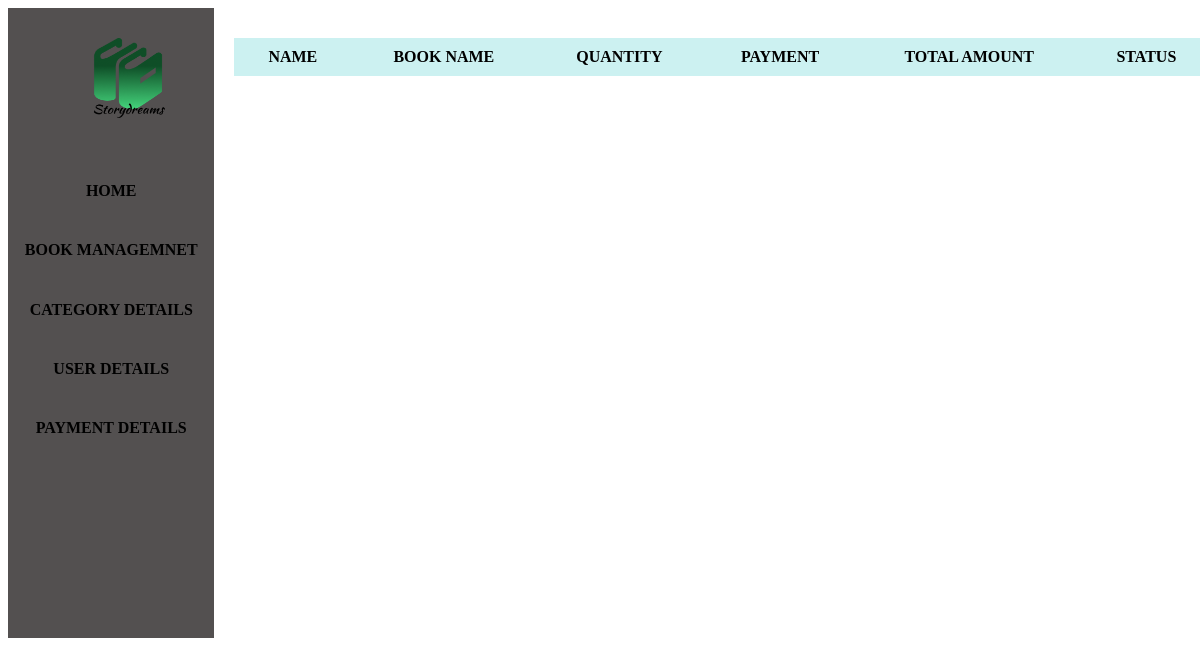
The app's page /booking_list, older data.
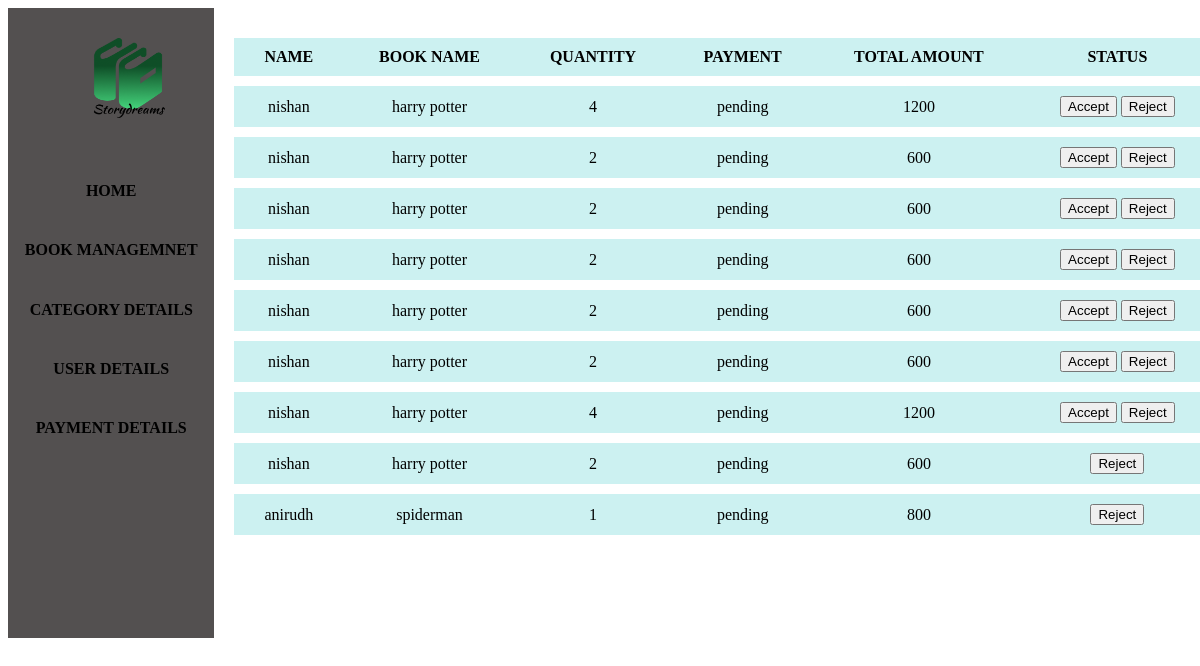
The same page, newer data.
### myapp/models.py (models this page shows)
class booking(models.Model):
    user_id=models.ForeignKey(CustomUser,on_delete=models.CASCADE)
    book_id=models.ForeignKey(book,on_delete=models.CASCADE)
    quantity=models.IntegerField()
    status=models.CharField(max_length=100,null=True,blank=True,default='pending')
    payment=models.CharField(max_length=100,null=True,blank=True,default='pending')
    total_amount=models.IntegerField()

class CustomUser(AbstractUser):
    phone_number=models.IntegerField(null=True,blank=True)
    def __str__(self):
        return self.username

class book(models.Model):
    name=models.CharField(max_length=100)
    quantity=models.IntegerField()
    category=models.ForeignKey(category,on_delete=models.CASCADE)
    publisher=models.CharField(max_length=100)
    published_date=models.DateField()
    price=models.IntegerField(null=True)
    auther=models.CharField(max_length=100,null=True)
    image=models.FileField()
    def __str__(self):
        return self.name

### myapp/views.py (the view)
# urls.py: path('booking_list',views.booking_list,name='booking_list'),
def booking_list(request):
    data=booking.objects.all()
    return render(request,"booking_list.html",{'datas':data})

### templates/booking_list.html (shortened to what this page needs)
<!DOCTYPE html>
<html lang="en">
<head>
    {% load static %}
</head>
<body>
    <div class="container">
        <div class="main">
            <img src="{% static 'image1/storydreamicon.png' %}" alt="storydreamicon">
            <a href="{% url 'adminhome' %}"><h4 style="margin-top: 50px;">HOME</h4></a>
            <a href="{% url 'bookdetails' %}"><h4>BOOK MANAGEMNET</h4></a>
            <a href="{% url 'categorydetail' %}"><h4>CATEGORY DETAILS</h4></a>
            <a href="{% url 'userdetail' %}"><h4>USER DETAILS</h4></a>
            <a href="{% url 'booking_list' %}"><h4>PAYMENT DETAILS</h4></a>
        </div>
    <div class="sub">
    <table border="2">
    <tr>
        <th>NAME</th>
        <th>BOOK NAME</th>
        <th>QUANTITY</th>
        <th>PAYMENT</th>
        <th>TOTAL AMOUNT</th>
        <th>STATUS</th>
    </tr>
    {% for i in datas %}
    <tr>
        <td>{{i.user_id}}</td>
        <td>{{i.book_id}}</td>
        <td>{{i.quantity}}</td>
        <td>{{i.payment}}</td>
        <td>{{i.total_amount}}</td>
        <td>
            <form action="{% url 'statusing' id=i.id %}" method="post">
            {% if i.status == 'pending' %}
            <input type="submit" value="Accept" name="status">
            <input type="submit" value="Reject" name="status" >
            {% elif i.status == 'Accept' %}
            <input type="submit" value="Reject" name="status">
            {% elif i.status == 'Reject' %}
            <input type="submit" value="Accept" name="status">
            {% endif %}
            </form>
        </td>
    </tr>
    {% endfor %}
    </table>
    </div>
    </div>
</body>
</html>

Row changes from the older to the newer data that the page shows:
added booking: user_id "nishan", book_id "harry potter", quantity "4", payment "pending", total_amount "1200"
added booking: user_id "nishan", book_id "harry potter", quantity "2", payment "pending", total_amount "600"
added booking: user_id "nishan", book_id "harry potter", quantity "2", payment "pending", total_amount "600"
added booking: user_id "nishan", book_id "harry potter", quantity "2", payment "pending", total_amount "600"
added booking: user_id "nishan", book_id "harry potter", quantity "2", payment "pending", total_amount "600"
added booking: user_id "nishan", book_id "harry potter", quantity "2", payment "pending", total_amount "600"
added booking: user_id "nishan", book_id "harry potter", quantity "4", payment "pending", total_amount "1200"
added booking: user_id "nishan", book_id "harry potter", quantity "2", payment "pending", total_amount "600"
added booking: user_id "anirudh", book_id "spiderman", quantity "1", payment "pending", total_amount "800"
